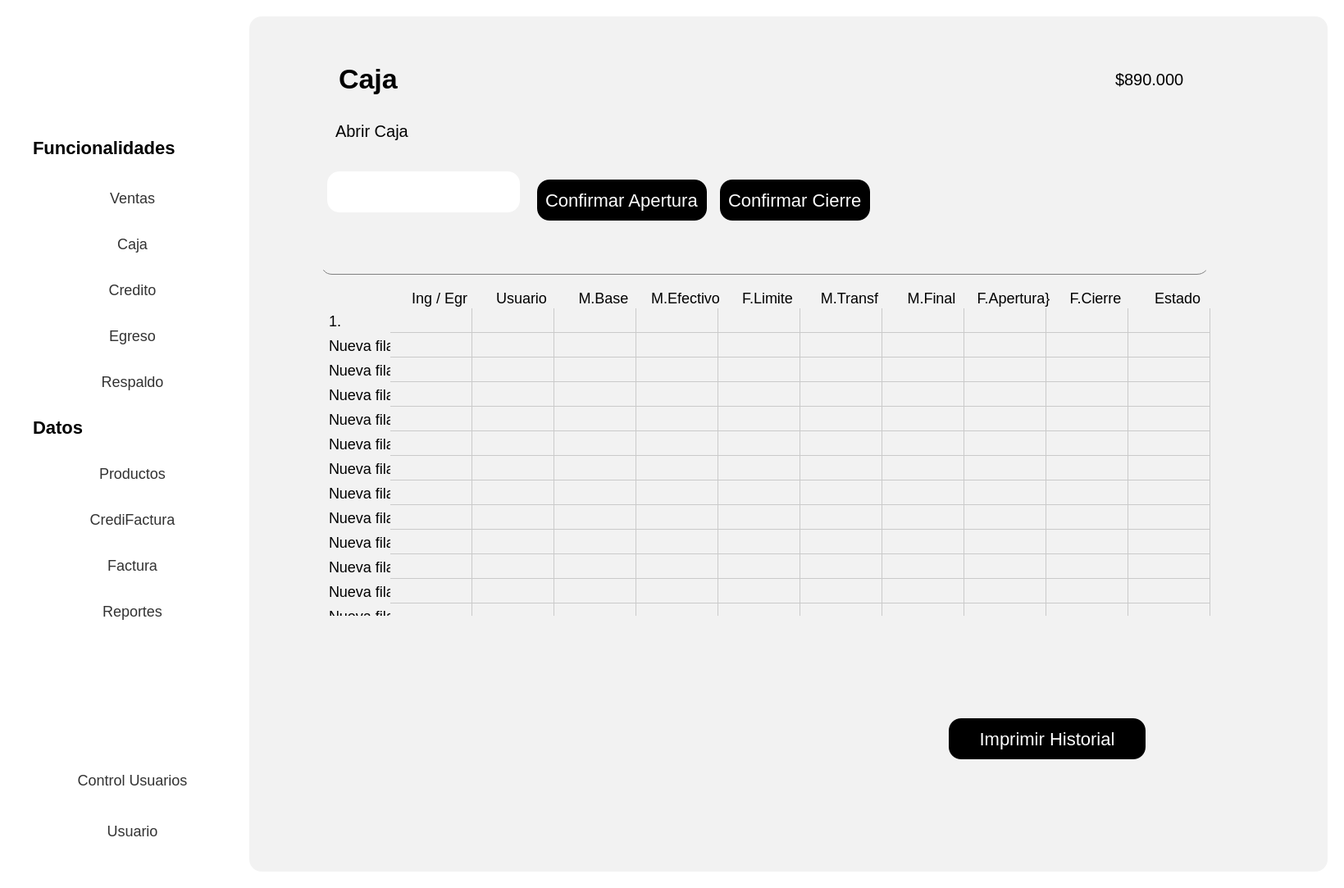
<?xml version="1.0" encoding="UTF-8"?>
<ui version="4.0">
 <class>Form</class>
 <widget class="QWidget" name="Form">
  <property name="geometry">
   <rect>
    <x>0</x>
    <y>0</y>
    <width>1639</width>
    <height>1083</height>
   </rect>
  </property>
  <property name="sizePolicy">
   <sizepolicy hsizetype="Preferred" vsizetype="Fixed">
    <horstretch>0</horstretch>
    <verstretch>0</verstretch>
   </sizepolicy>
  </property>
  <property name="windowTitle">
   <string>Form</string>
  </property>
  <property name="styleSheet">
   <string notr="true">background-color: rgb(255, 255, 255);
</string>
  </property>
  <layout class="QGridLayout" name="gridLayout_2">
   <item row="0" column="0">
    <widget class="QWidget" name="Contenedor" native="true">
     <property name="styleSheet">
      <string notr="true">
QPushButton {
    background-color: black; /* Fondo blanco */
    border: none; /* Sin borde ni decoración inicial */
    color:  white; /* Color del texto */
    border-radius: 15px; /* Bordes circulares */
    padding: 5px 10px; /* Espaciado interno para mejor apariencia */
	height: 40px; /* Altura del botón */
    text-align: center; /* Alinea el texto del botón a la izquierda */
    font-size: 18px; /* Tamaño de fuente */
	margin-top:20px;
}

QPushButton:hover {
    background-color: rgb(106, 106, 106); /* Gris claro al pasar el mouse */
    cursor: pointer; /* Cursor de mano al pasar sobre el botón */
}

QToolButton {
    background-color: white; /* Fondo blanco */
    border: none; /* Sin borde ni decoración inicial */
    color:  rgb(50, 50, 50); /* Color del texto */
    border-radius: 15px; /* Bordes circulares */
    padding: 5px 10px; /* Espaciado interno para mejor apariencia */
	height: 40px; /* Altura del botón */
    text-align: left; /* Alinea el texto del botón a la izquierda */
    font-size: 18px; /* Tamaño de fuente */
    cursor: pointer;
}

QToolButton:hover {
    background-color: #f2f2f2; /* Gris claro al pasar el mouse */
    cursor: pointer;
}
QLineEdit {
    background-color: rgb(255, 255, 255); /* Fondo blanco */
    border: none; /* Sin bordes visibles */
    padding: 4px; /* Espaciado interno entre el texto y los bordes */
    margin-right: 5px; /* Espaciado externo solo a la derecha */
    border-radius: 10px; /* Bordes redondeados */
    color: black; /* Texto negro */
    text-align: left; /* Texto alineado a la izquierda */
    font-size: 18px; /* Tamaño del texto */
}

/* Cuando el QLineEdit está enfocado (se está escribiendo) */
QLineEdit:focus {
    background-color: rgb(230, 230, 250); /* Color de fondo cuando el campo está activo */
    border: 1px solid rgb(0, 0, 0); /* Borde negro al estar activo */
}

QLabel {
    font-size: 20px; /* Tamaño de fuente */
    color:  black; /* Color del texto */
    margin-right: 10px; /* Espaciado a la derecha */
    padding: 5px; /* Espaciado interno */
    text-align: left; /* Alineación del texto a la izquierda */
}
QTableWidget {
    border: none;
    background-color: #ffffff; /* Fondo blanco para la tabla */
    box-shadow: 0 4px 8px rgba(0, 0, 0, 0.1); /* Sombra suave alrededor de la tabla */
}

QTableWidget::item {
    background-color: #f2f2f2; 
    border: none; 
    transition: background-color 0.3s ease; /* Suavizado de transición de color de fondo */
    pointer-events: none; /* Desactiva la interacción con las celdas (como editar) */
}

QTableWidget::item:selected {
    background-color: #aad4ff; /* Color azul claro para celdas seleccionadas */
    color: black; /* Texto negro para celdas seleccionadas */
}

QTableWidget::item:hover {
    background-color: #e6e6e6; /* Color de fondo al pasar el cursor sobre las celdas */
}

QHeaderView::section {
    border: none; 
    background-color: #f2f2f2; 
    font-weight: normal; /* No negritas */
    text-align: center; /* Centrado del texto en los encabezados */
    box-shadow: 0 2px 4px rgba(0, 0, 0, 0.1); /* Sombra suave para los encabezados */
}

QHeaderView::section:focus {
    background-color: #f2f2f2; /* Sin color de fondo cuando está en foco */
    border: none; /* Sin borde cuando está en foco */
}

QTableWidget::item:focus {
    border: none; /* Sin borde cuando las celdas tienen el foco */
    background-color: #f2f2f2; /* Mantener el fondo sin color azul */
}

QTableCornerButton::section {
    background-color: #f2f2f2; 
    border: none; 
}

QTableWidget::verticalHeader {
    background-color: #f2f2f2;
    border: none;
    font-weight: normal; /* No negritas */
}

QTableWidget::item:hover {
    background-color: #e6e6e6; /* Color de fondo al pasar el cursor sobre las celdas */
}

/* Personalización de la barra de desplazamiento */
QScrollBar:vertical {
    border: none;
    background: #f7f7f7; /* Fondo de la barra */
    width: 8px; /* Barra más delgada */
    border-radius: 4px; /* Bordes más redondeados */
}

QScrollBar::handle:vertical {
    background: #bbb; /* Fondo del control deslizante */
    min-height: 20px; /* Control deslizante más delgado */
    border-radius: 4px; /* Bordes redondeados */
    transition: background-color 0.3s ease; /* Transición suave para el cambio de color */
}

QScrollBar::handle:vertical:hover {
    background: #888; /* Color más oscuro cuando el control deslizante está siendo desplazado */
}

QScrollBar::add-line:vertical, QScrollBar::sub-line:vertical {
    border: none;
    background: #f2f2f2; /* Fondo para los botones de la barra */
    height: 0px; /* Sin altura para los botones */
}

QScrollBar:horizontal {
    border: none;
    background: #f7f7f7; /* Fondo de la barra */
    height: 8px; /* Barra más delgada */
    border-radius: 4px; /* Bordes más redondeados */
}

QScrollBar::handle:horizontal {
    background: #bbb; /* Fondo del control deslizante */
    min-width: 20px; /* Control deslizante más delgado */
    border-radius: 4px; /* Bordes redondeados */
    transition: background-color 0.3s ease; /* Transición suave para el cambio de color */
}

QScrollBar::handle:horizontal:hover {
    background: #888; /* Color más oscuro cuando el control deslizante está siendo desplazado */
}

QScrollBar::add-line:horizontal, QScrollBar::sub-line:horizontal {
    border: none;
    background: #f2f2f2; /* Fondo para los botones de la barra */
    width: 0px; /* Sin ancho para los botones */
}


</string>
     </property>
     <layout class="QHBoxLayout" name="horizontalLayout_2">
      <item>
       <widget class="QWidget" name="Navbar" native="true">
        <property name="sizePolicy">
         <sizepolicy hsizetype="Fixed" vsizetype="Preferred">
          <horstretch>0</horstretch>
          <verstretch>0</verstretch>
         </sizepolicy>
        </property>
        <property name="minimumSize">
         <size>
          <width>250</width>
          <height>0</height>
         </size>
        </property>
        <property name="styleSheet">
         <string notr="true">#navbar {
    background-color: white; /* Fondo blanco */
    border-right: 1px solid black; /* Borde negro en el lado derecho */
}
</string>
        </property>
        <layout class="QVBoxLayout" name="verticalLayout">
         <item>
          <widget class="QLabel" name="LabelImgNavbar">
           <property name="enabled">
            <bool>true</bool>
           </property>
           <property name="sizePolicy">
            <sizepolicy hsizetype="Fixed" vsizetype="Fixed">
             <horstretch>50</horstretch>
             <verstretch>50</verstretch>
            </sizepolicy>
           </property>
           <property name="minimumSize">
            <size>
             <width>100</width>
             <height>50</height>
            </size>
           </property>
           <property name="maximumSize">
            <size>
             <width>260</width>
             <height>70</height>
            </size>
           </property>
           <property name="styleSheet">
            <string notr="true">#LabelImg {
    background-position: center;
    background-repeat: no-repeat;
    background-size: 100% 100%; /* Ajusta la imagen para que ocupe todo el área del label */
    height: 200px; /* Ajusta la altura del QLabel */
    width: 300px; /* Ajusta el ancho del QLabel */
}
</string>
           </property>
           <property name="text">
            <string/>
           </property>
           <property name="pixmap">
            <pixmap>../../assets/Letras-sinfondo.png</pixmap>
           </property>
           <property name="scaledContents">
            <bool>true</bool>
           </property>
          </widget>
         </item>
         <item>
          <spacer name="verticalSpacer_2">
           <property name="orientation">
            <enum>Qt::Vertical</enum>
           </property>
           <property name="sizeType">
            <enum>QSizePolicy::Fixed</enum>
           </property>
           <property name="sizeHint" stdset="0">
            <size>
             <width>20</width>
             <height>30</height>
            </size>
           </property>
          </spacer>
         </item>
         <item>
          <widget class="QLabel" name="LabelFuncionalidades">
           <property name="sizePolicy">
            <sizepolicy hsizetype="Fixed" vsizetype="Fixed">
             <horstretch>0</horstretch>
             <verstretch>0</verstretch>
            </sizepolicy>
           </property>
           <property name="minimumSize">
            <size>
             <width>250</width>
             <height>30</height>
            </size>
           </property>
           <property name="maximumSize">
            <size>
             <width>300</width>
             <height>50</height>
            </size>
           </property>
           <property name="styleSheet">
            <string notr="true">#LabelFuncionalidades {
    font-weight: bold; /* Negrita */
    font-size: 22px; /* Tamaño de fuente */
}
</string>
           </property>
           <property name="text">
            <string>Funcionalidades</string>
           </property>
          </widget>
         </item>
         <item>
          <widget class="QToolButton" name="BtnVentas">
           <property name="sizePolicy">
            <sizepolicy hsizetype="Preferred" vsizetype="Fixed">
             <horstretch>0</horstretch>
             <verstretch>0</verstretch>
            </sizepolicy>
           </property>
           <property name="minimumSize">
            <size>
             <width>0</width>
             <height>0</height>
            </size>
           </property>
           <property name="maximumSize">
            <size>
             <width>16777215</width>
             <height>40</height>
            </size>
           </property>
           <property name="cursor">
            <cursorShape>PointingHandCursor</cursorShape>
           </property>
           <property name="toolTip">
            <string>&lt;html&gt;&lt;head/&gt;&lt;body&gt;&lt;p align=&quot;center&quot;&gt;&lt;br/&gt;&lt;/p&gt;&lt;/body&gt;&lt;/html&gt;</string>
           </property>
           <property name="styleSheet">
            <string notr="true">
    padding-left: 10px; /* Distancia entre icono y borde izquierdo */
    text-align: right; /* Texto más hacia la derecha */

</string>
           </property>
           <property name="text">
            <string>   Ventas</string>
           </property>
           <property name="icon">
            <iconset>
             <normaloff>../../assets/iconos/ventas.png</normaloff>../../assets/iconos/ventas.png</iconset>
           </property>
           <property name="iconSize">
            <size>
             <width>30</width>
             <height>30</height>
            </size>
           </property>
           <property name="toolButtonStyle">
            <enum>Qt::ToolButtonTextBesideIcon</enum>
           </property>
           <property name="autoRaise">
            <bool>false</bool>
           </property>
          </widget>
         </item>
         <item>
          <widget class="QToolButton" name="BtnCaja">
           <property name="sizePolicy">
            <sizepolicy hsizetype="Preferred" vsizetype="Fixed">
             <horstretch>0</horstretch>
             <verstretch>0</verstretch>
            </sizepolicy>
           </property>
           <property name="maximumSize">
            <size>
             <width>16777215</width>
             <height>40</height>
            </size>
           </property>
           <property name="cursor">
            <cursorShape>PointingHandCursor</cursorShape>
           </property>
           <property name="styleSheet">
            <string notr="true"/>
           </property>
           <property name="text">
            <string>   Caja</string>
           </property>
           <property name="icon">
            <iconset>
             <normaloff>../../assets/iconos/Caja.png</normaloff>../../assets/iconos/Caja.png</iconset>
           </property>
           <property name="iconSize">
            <size>
             <width>30</width>
             <height>30</height>
            </size>
           </property>
           <property name="toolButtonStyle">
            <enum>Qt::ToolButtonTextBesideIcon</enum>
           </property>
          </widget>
         </item>
         <item>
          <widget class="QToolButton" name="BtnCredito">
           <property name="sizePolicy">
            <sizepolicy hsizetype="Preferred" vsizetype="Fixed">
             <horstretch>0</horstretch>
             <verstretch>0</verstretch>
            </sizepolicy>
           </property>
           <property name="maximumSize">
            <size>
             <width>16777215</width>
             <height>40</height>
            </size>
           </property>
           <property name="cursor">
            <cursorShape>PointingHandCursor</cursorShape>
           </property>
           <property name="text">
            <string>   Credito</string>
           </property>
           <property name="icon">
            <iconset>
             <normaloff>../../assets/iconos/Credito.png</normaloff>../../assets/iconos/Credito.png</iconset>
           </property>
           <property name="iconSize">
            <size>
             <width>30</width>
             <height>30</height>
            </size>
           </property>
           <property name="toolButtonStyle">
            <enum>Qt::ToolButtonTextBesideIcon</enum>
           </property>
          </widget>
         </item>
         <item>
          <widget class="QToolButton" name="BtnEgreso">
           <property name="sizePolicy">
            <sizepolicy hsizetype="Preferred" vsizetype="Fixed">
             <horstretch>0</horstretch>
             <verstretch>0</verstretch>
            </sizepolicy>
           </property>
           <property name="maximumSize">
            <size>
             <width>16777215</width>
             <height>40</height>
            </size>
           </property>
           <property name="cursor">
            <cursorShape>PointingHandCursor</cursorShape>
           </property>
           <property name="text">
            <string>   Egreso</string>
           </property>
           <property name="icon">
            <iconset>
             <normaloff>../../assets/iconos/Egreso.png</normaloff>../../assets/iconos/Egreso.png</iconset>
           </property>
           <property name="iconSize">
            <size>
             <width>30</width>
             <height>30</height>
            </size>
           </property>
           <property name="toolButtonStyle">
            <enum>Qt::ToolButtonTextBesideIcon</enum>
           </property>
          </widget>
         </item>
         <item>
          <widget class="QToolButton" name="BtnRespaldo">
           <property name="sizePolicy">
            <sizepolicy hsizetype="Preferred" vsizetype="Fixed">
             <horstretch>0</horstretch>
             <verstretch>0</verstretch>
            </sizepolicy>
           </property>
           <property name="maximumSize">
            <size>
             <width>16777215</width>
             <height>40</height>
            </size>
           </property>
           <property name="cursor">
            <cursorShape>PointingHandCursor</cursorShape>
           </property>
           <property name="text">
            <string>   Respaldo</string>
           </property>
           <property name="icon">
            <iconset>
             <normaloff>../../assets/iconos/Respaldo.png</normaloff>../../assets/iconos/Respaldo.png</iconset>
           </property>
           <property name="iconSize">
            <size>
             <width>30</width>
             <height>30</height>
            </size>
           </property>
           <property name="toolButtonStyle">
            <enum>Qt::ToolButtonTextBesideIcon</enum>
           </property>
          </widget>
         </item>
         <item>
          <widget class="QLabel" name="LabelDatos">
           <property name="sizePolicy">
            <sizepolicy hsizetype="Fixed" vsizetype="Fixed">
             <horstretch>0</horstretch>
             <verstretch>0</verstretch>
            </sizepolicy>
           </property>
           <property name="minimumSize">
            <size>
             <width>250</width>
             <height>40</height>
            </size>
           </property>
           <property name="maximumSize">
            <size>
             <width>250</width>
             <height>40</height>
            </size>
           </property>
           <property name="styleSheet">
            <string notr="true">#LabelDatos {
    font-weight: bold; /* Negrita */
    font-size: 22px; /* Tamaño de fuente */
}
</string>
           </property>
           <property name="text">
            <string>Datos</string>
           </property>
          </widget>
         </item>
         <item>
          <widget class="QToolButton" name="BtnProductos">
           <property name="sizePolicy">
            <sizepolicy hsizetype="Preferred" vsizetype="Fixed">
             <horstretch>0</horstretch>
             <verstretch>0</verstretch>
            </sizepolicy>
           </property>
           <property name="maximumSize">
            <size>
             <width>16777215</width>
             <height>40</height>
            </size>
           </property>
           <property name="cursor">
            <cursorShape>PointingHandCursor</cursorShape>
           </property>
           <property name="text">
            <string>   Productos</string>
           </property>
           <property name="icon">
            <iconset>
             <normaloff>../../assets/iconos/Productos.png</normaloff>../../assets/iconos/Productos.png</iconset>
           </property>
           <property name="iconSize">
            <size>
             <width>30</width>
             <height>30</height>
            </size>
           </property>
           <property name="toolButtonStyle">
            <enum>Qt::ToolButtonTextBesideIcon</enum>
           </property>
          </widget>
         </item>
         <item>
          <widget class="QToolButton" name="BtnCrediFactura">
           <property name="sizePolicy">
            <sizepolicy hsizetype="Preferred" vsizetype="Fixed">
             <horstretch>0</horstretch>
             <verstretch>0</verstretch>
            </sizepolicy>
           </property>
           <property name="maximumSize">
            <size>
             <width>16777215</width>
             <height>40</height>
            </size>
           </property>
           <property name="cursor">
            <cursorShape>PointingHandCursor</cursorShape>
           </property>
           <property name="text">
            <string>   CrediFactura</string>
           </property>
           <property name="icon">
            <iconset>
             <normaloff>../../assets/iconos/CrediFactura.png</normaloff>../../assets/iconos/CrediFactura.png</iconset>
           </property>
           <property name="iconSize">
            <size>
             <width>30</width>
             <height>30</height>
            </size>
           </property>
           <property name="toolButtonStyle">
            <enum>Qt::ToolButtonTextBesideIcon</enum>
           </property>
          </widget>
         </item>
         <item>
          <widget class="QToolButton" name="BtnFacturas">
           <property name="sizePolicy">
            <sizepolicy hsizetype="Preferred" vsizetype="Fixed">
             <horstretch>0</horstretch>
             <verstretch>0</verstretch>
            </sizepolicy>
           </property>
           <property name="maximumSize">
            <size>
             <width>16777215</width>
             <height>40</height>
            </size>
           </property>
           <property name="cursor">
            <cursorShape>PointingHandCursor</cursorShape>
           </property>
           <property name="text">
            <string>   Factura</string>
           </property>
           <property name="icon">
            <iconset>
             <normaloff>../../assets/iconos/Facturas.png</normaloff>../../assets/iconos/Facturas.png</iconset>
           </property>
           <property name="iconSize">
            <size>
             <width>30</width>
             <height>30</height>
            </size>
           </property>
           <property name="toolButtonStyle">
            <enum>Qt::ToolButtonTextBesideIcon</enum>
           </property>
          </widget>
         </item>
         <item>
          <widget class="QToolButton" name="BtnReportes">
           <property name="sizePolicy">
            <sizepolicy hsizetype="Preferred" vsizetype="Fixed">
             <horstretch>0</horstretch>
             <verstretch>0</verstretch>
            </sizepolicy>
           </property>
           <property name="maximumSize">
            <size>
             <width>16777215</width>
             <height>40</height>
            </size>
           </property>
           <property name="cursor">
            <cursorShape>PointingHandCursor</cursorShape>
           </property>
           <property name="text">
            <string>   Reportes</string>
           </property>
           <property name="icon">
            <iconset>
             <normaloff>../../assets/iconos/Reportes.png</normaloff>../../assets/iconos/Reportes.png</iconset>
           </property>
           <property name="iconSize">
            <size>
             <width>30</width>
             <height>30</height>
            </size>
           </property>
           <property name="toolButtonStyle">
            <enum>Qt::ToolButtonTextBesideIcon</enum>
           </property>
          </widget>
         </item>
         <item>
          <spacer name="verticalSpacer">
           <property name="orientation">
            <enum>Qt::Vertical</enum>
           </property>
           <property name="sizeType">
            <enum>QSizePolicy::Fixed</enum>
           </property>
           <property name="sizeHint" stdset="0">
            <size>
             <width>20</width>
             <height>150</height>
            </size>
           </property>
          </spacer>
         </item>
         <item>
          <widget class="QToolButton" name="BtnControlUsuario">
           <property name="sizePolicy">
            <sizepolicy hsizetype="Preferred" vsizetype="Fixed">
             <horstretch>0</horstretch>
             <verstretch>0</verstretch>
            </sizepolicy>
           </property>
           <property name="maximumSize">
            <size>
             <width>16777215</width>
             <height>40</height>
            </size>
           </property>
           <property name="styleSheet">
            <string notr="true"/>
           </property>
           <property name="text">
            <string>   Control Usuarios</string>
           </property>
           <property name="icon">
            <iconset>
             <normaloff>../../assets/iconos/Usuarios.png</normaloff>../../assets/iconos/Usuarios.png</iconset>
           </property>
           <property name="iconSize">
            <size>
             <width>30</width>
             <height>30</height>
            </size>
           </property>
           <property name="toolButtonStyle">
            <enum>Qt::ToolButtonTextBesideIcon</enum>
           </property>
          </widget>
         </item>
         <item>
          <widget class="QToolButton" name="BtnUsuario">
           <property name="sizePolicy">
            <sizepolicy hsizetype="Preferred" vsizetype="Fixed">
             <horstretch>0</horstretch>
             <verstretch>0</verstretch>
            </sizepolicy>
           </property>
           <property name="maximumSize">
            <size>
             <width>16777215</width>
             <height>16777215</height>
            </size>
           </property>
           <property name="styleSheet">
            <string notr="true">background-color: rgb(255, 255, 255);
</string>
           </property>
           <property name="text">
            <string>   Usuario</string>
           </property>
           <property name="icon">
            <iconset>
             <normaloff>../../assets/iconos/perfil.png</normaloff>../../assets/iconos/perfil.png</iconset>
           </property>
           <property name="iconSize">
            <size>
             <width>60</width>
             <height>60</height>
            </size>
           </property>
           <property name="toolButtonStyle">
            <enum>Qt::ToolButtonTextBesideIcon</enum>
           </property>
          </widget>
         </item>
        </layout>
       </widget>
      </item>
      <item>
       <widget class="QWidget" name="Contenido" native="true">
        <property name="styleSheet">
         <string notr="true">margin-left:10px;
border-radius:15px;
background-color: #f2f2f2; 
</string>
        </property>
        <layout class="QVBoxLayout" name="verticalLayout_2">
         <item>
          <widget class="QWidget" name="widget" native="true">
           <property name="styleSheet">
            <string notr="true"/>
           </property>
           <layout class="QVBoxLayout" name="verticalLayout_3">
            <item alignment="Qt::AlignHCenter">
             <widget class="QFrame" name="frame_2">
              <property name="sizePolicy">
               <sizepolicy hsizetype="Fixed" vsizetype="Fixed">
                <horstretch>0</horstretch>
                <verstretch>0</verstretch>
               </sizepolicy>
              </property>
              <property name="minimumSize">
               <size>
                <width>1200</width>
                <height>250</height>
               </size>
              </property>
              <property name="styleSheet">
               <string notr="true"/>
              </property>
              <layout class="QGridLayout" name="gridLayout_4">
               <item row="2" column="0">
                <widget class="QLineEdit" name="InputBuscador">
                 <property name="sizePolicy">
                  <sizepolicy hsizetype="Fixed" vsizetype="Fixed">
                   <horstretch>0</horstretch>
                   <verstretch>0</verstretch>
                  </sizepolicy>
                 </property>
                 <property name="minimumSize">
                  <size>
                   <width>1100</width>
                   <height>0</height>
                  </size>
                 </property>
                 <property name="styleSheet">
                  <string notr="true">QLineEdit {
    border: none;
    border-bottom: 0.5px solid gray;
}

QLineEdit:focus {
    border: none;
    border-bottom: 1.5px solid black; /* Cambia el color y grosor según desees */
}
</string>
                 </property>
                 <property name="text">
                  <string/>
                 </property>
                </widget>
               </item>
               <item row="0" column="0">
                <widget class="QWidget" name="widget_3" native="true">
                 <property name="sizePolicy">
                  <sizepolicy hsizetype="Fixed" vsizetype="Fixed">
                   <horstretch>0</horstretch>
                   <verstretch>0</verstretch>
                  </sizepolicy>
                 </property>
                 <property name="minimumSize">
                  <size>
                   <width>1100</width>
                   <height>250</height>
                  </size>
                 </property>
                 <property name="styleSheet">
                  <string notr="true"/>
                 </property>
                 <layout class="QGridLayout" name="gridLayout_3">
                  <item row="2" column="2">
                   <widget class="QPushButton" name="BtnCajaCierre">
                    <property name="sizePolicy">
                     <sizepolicy hsizetype="Fixed" vsizetype="Fixed">
                      <horstretch>0</horstretch>
                      <verstretch>0</verstretch>
                     </sizepolicy>
                    </property>
                    <property name="styleSheet">
                     <string notr="true">QPushButton {
    background-color: black; /* Fondo blanco */
    border: none; /* Sin borde ni decoración inicial */
    color:  white;
    border-radius: 15px; /* Bordes circulares */
    padding: 5px 10px; /* Espaciado interno para mejor apariencia */
	height: 40px; /* Altura del botón */
    text-align: left; /* Alinea el texto del botón a la izquierda */
    font-size: 22px; /* Tamaño de fuente */
    cursor: pointer;
}

QPushButton:hover {

    background-color: rgb(106, 106, 106); /* Gris claro al pasar el mouse */
    cursor: pointer;
}</string>
                    </property>
                    <property name="text">
                     <string>Confirmar Cierre</string>
                    </property>
                   </widget>
                  </item>
                  <item row="1" column="3">
                   <widget class="QLabel" name="label_7">
                    <property name="text">
                     <string/>
                    </property>
                   </widget>
                  </item>
                  <item row="1" column="5">
                   <widget class="QLabel" name="label_6">
                    <property name="text">
                     <string/>
                    </property>
                   </widget>
                  </item>
                  <item row="0" column="5">
                   <widget class="QLabel" name="LabelCajaMontoTotal">
                    <property name="styleSheet">
                     <string notr="true">#LabelMontoTotal {
    font-size: 34px; /* Tamaño de fuente */
}
</string>
                    </property>
                    <property name="text">
                     <string>$890.000</string>
                    </property>
                   </widget>
                  </item>
                  <item row="0" column="0">
                   <widget class="QLabel" name="LabelCaja">
                    <property name="sizePolicy">
                     <sizepolicy hsizetype="Fixed" vsizetype="Fixed">
                      <horstretch>0</horstretch>
                      <verstretch>0</verstretch>
                     </sizepolicy>
                    </property>
                    <property name="styleSheet">
                     <string notr="true">#LabelCaja
 {
    font-weight: bold; /* Negrita */
    font-size: 34px; /* Tamaño de fuente */
}
</string>
                    </property>
                    <property name="text">
                     <string>Caja</string>
                    </property>
                   </widget>
                  </item>
                  <item row="2" column="0">
                   <widget class="QLineEdit" name="InputMontoCaja">
                    <property name="sizePolicy">
                     <sizepolicy hsizetype="Fixed" vsizetype="Fixed">
                      <horstretch>0</horstretch>
                      <verstretch>0</verstretch>
                     </sizepolicy>
                    </property>
                    <property name="minimumSize">
                     <size>
                      <width>250</width>
                      <height>50</height>
                     </size>
                    </property>
                    <property name="styleSheet">
                     <string notr="true">
background-color: rgb(255, 255, 255);</string>
                    </property>
                   </widget>
                  </item>
                  <item row="2" column="1">
                   <widget class="QPushButton" name="BtnCajaApertura">
                    <property name="sizePolicy">
                     <sizepolicy hsizetype="Fixed" vsizetype="Fixed">
                      <horstretch>0</horstretch>
                      <verstretch>0</verstretch>
                     </sizepolicy>
                    </property>
                    <property name="styleSheet">
                     <string notr="true">QPushButton {
    background-color: black; /* Fondo blanco */
    border: none; /* Sin borde ni decoración inicial */
    color:  white;
    border-radius: 15px; /* Bordes circulares */
    padding: 5px 10px; /* Espaciado interno para mejor apariencia */
	height: 40px; /* Altura del botón */
    text-align: left; /* Alinea el texto del botón a la izquierda */
    font-size: 22px; /* Tamaño de fuente */
    cursor: pointer;
}

QPushButton:hover {

    background-color: rgb(106, 106, 106); /* Gris claro al pasar el mouse */
    cursor: pointer;
}</string>
                    </property>
                    <property name="text">
                     <string>Confirmar Apertura</string>
                    </property>
                   </widget>
                  </item>
                  <item row="1" column="0">
                   <widget class="QLabel" name="label_2">
                    <property name="sizePolicy">
                     <sizepolicy hsizetype="Fixed" vsizetype="Fixed">
                      <horstretch>0</horstretch>
                      <verstretch>0</verstretch>
                     </sizepolicy>
                    </property>
                    <property name="text">
                     <string>Abrir Caja</string>
                    </property>
                   </widget>
                  </item>
                  <item row="1" column="4">
                   <widget class="QLabel" name="label_8">
                    <property name="text">
                     <string/>
                    </property>
                   </widget>
                  </item>
                 </layout>
                </widget>
               </item>
               <item row="2" column="1">
                <widget class="QLabel" name="label_11">
                 <property name="sizePolicy">
                  <sizepolicy hsizetype="Fixed" vsizetype="Fixed">
                   <horstretch>0</horstretch>
                   <verstretch>0</verstretch>
                  </sizepolicy>
                 </property>
                 <property name="maximumSize">
                  <size>
                   <width>50</width>
                   <height>35</height>
                  </size>
                 </property>
                 <property name="text">
                  <string/>
                 </property>
                 <property name="pixmap">
                  <pixmap>../../assets/iconos/buscar.png</pixmap>
                 </property>
                 <property name="scaledContents">
                  <bool>true</bool>
                 </property>
                </widget>
               </item>
              </layout>
             </widget>
            </item>
            <item alignment="Qt::AlignHCenter|Qt::AlignVCenter">
             <widget class="QTableWidget" name="TablaCaja">
              <property name="sizePolicy">
               <sizepolicy hsizetype="Fixed" vsizetype="Fixed">
                <horstretch>0</horstretch>
                <verstretch>0</verstretch>
               </sizepolicy>
              </property>
              <property name="minimumSize">
               <size>
                <width>1150</width>
                <height>400</height>
               </size>
              </property>
              <property name="font">
               <font>
                <family>MS Shell Dlg 2</family>
                <pointsize>11</pointsize>
                <weight>75</weight>
                <bold>true</bold>
               </font>
              </property>
              <property name="styleSheet">
               <string notr="true">
QTableWidget {
    border: none;
    box-shadow: 0 4px 8px rgba(0, 0, 0, 0.1); /* Sombra suave alrededor de la tabla */
}

QTableWidget::item {
    background-color: #f2f2f2; 
    border: none; 
    font-size: 18px; /* Tamaño de letra */
    transition: background-color 0.3s ease; /* Suavizado de transición de color de fondo */
    pointer-events: none; /* Desactiva la interacción con las celdas (como editar) */
}

QTableWidget::item:selected {
    background-color: #aad4ff; /* Color azul claro para celdas seleccionadas */
    color: black; /* Texto negro para celdas seleccionadas */
}

QTableWidget::item:hover {
    background-color: #e6e6e6; /* Color de fondo al pasar el cursor sobre las celdas */
}

QHeaderView::section {
    border: none; 
    background-color: #f2f2f2; 
    font-size: 18px; /* Tamaño de letra */
    font-weight: normal; /* No negritas */
    text-align: center; /* Centrado del texto en los encabezados */
    box-shadow: 0 2px 4px rgba(0, 0, 0, 0.1); /* Sombra suave para los encabezados */
}

QHeaderView::section:focus {
    background-color: #f2f2f2; /* Sin color de fondo cuando está en foco */
    border: none; /* Sin borde cuando está en foco */
}

QTableWidget::item:focus {
    border: none; /* Sin borde cuando las celdas tienen el foco */
    background-color: #f2f2f2; /* Mantener el fondo sin color azul */
}

QTableCornerButton::section {
    background-color: #f2f2f2; 
    border: none; 
}

QTableWidget::verticalHeader {
    background-color: #f2f2f2;
    font-size: 23px;
    border: none;
    font-weight: normal; /* No negritas */
}

QTableWidget::item:hover {
    background-color: #e6e6e6; /* Color de fondo al pasar el cursor sobre las celdas */
}
/* Personalización de la barra de desplazamiento */
QScrollBar:vertical {
    border: none;
    background: #f7f7f7; /* Fondo de la barra */
    width: 8px; /* Barra más delgada */
    border-radius: 4px; /* Bordes más redondeados */
    margin: 0px 2px 0px 0px; /* Un pequeño margen para el desplazamiento */
}

QScrollBar::handle:vertical {
    background: #bbb; /* Fondo del control deslizante */
    min-height: 20px; /* Control deslizante más delgado */
    border-radius: 4px; /* Bordes redondeados */
    transition: background-color 0.3s ease; /* Transición suave para el cambio de color */
}

QScrollBar::handle:vertical:hover {
    background: #888; /* Color más oscuro cuando el control deslizante está siendo desplazado */
}

QScrollBar::add-line:vertical, QScrollBar::sub-line:vertical {
    border: none;
    background: #f2f2f2; /* Fondo para los botones de la barra */
    height: 0px; /* Sin altura para los botones */
}

QScrollBar:horizontal {
    border: none;
    background: #f7f7f7; /* Fondo de la barra */
    height: 8px; /* Barra más delgada */
    border-radius: 4px; /* Bordes más redondeados */
    margin: 0px 0px 2px 0px; /* Un pequeño margen para el desplazamiento */
}

QScrollBar::handle:horizontal {
    background: #bbb; /* Fondo del control deslizante */
    min-width: 20px; /* Control deslizante más delgado */
    border-radius: 4px; /* Bordes redondeados */
    transition: background-color 0.3s ease; /* Transición suave para el cambio de color */
}

QScrollBar::handle:horizontal:hover {
    background: #888; /* Color más oscuro cuando el control deslizante está siendo desplazado */
}
</string>
              </property>
              <row>
               <property name="text">
                <string>1.</string>
               </property>
              </row>
              <row>
               <property name="text">
                <string>Nueva fila</string>
               </property>
              </row>
              <row>
               <property name="text">
                <string>Nueva fila</string>
               </property>
              </row>
              <row>
               <property name="text">
                <string>Nueva fila</string>
               </property>
              </row>
              <row>
               <property name="text">
                <string>Nueva fila</string>
               </property>
              </row>
              <row>
               <property name="text">
                <string>Nueva fila</string>
               </property>
              </row>
              <row>
               <property name="text">
                <string>Nueva fila</string>
               </property>
              </row>
              <row>
               <property name="text">
                <string>Nueva fila</string>
               </property>
              </row>
              <row>
               <property name="text">
                <string>Nueva fila</string>
               </property>
              </row>
              <row>
               <property name="text">
                <string>Nueva fila</string>
               </property>
              </row>
              <row>
               <property name="text">
                <string>Nueva fila</string>
               </property>
              </row>
              <row>
               <property name="text">
                <string>Nueva fila</string>
               </property>
              </row>
              <row>
               <property name="text">
                <string>Nueva fila</string>
               </property>
              </row>
              <row>
               <property name="text">
                <string>New Row</string>
               </property>
              </row>
              <row>
               <property name="text">
                <string>New Row</string>
               </property>
              </row>
              <row>
               <property name="text">
                <string>New Row</string>
               </property>
              </row>
              <row>
               <property name="text">
                <string>New Row</string>
               </property>
              </row>
              <row>
               <property name="text">
                <string>New Row</string>
               </property>
              </row>
              <row>
               <property name="text">
                <string>New Row</string>
               </property>
              </row>
              <row>
               <property name="text">
                <string>New Row</string>
               </property>
              </row>
              <row>
               <property name="text">
                <string>New Row</string>
               </property>
              </row>
              <row>
               <property name="text">
                <string>New Row</string>
               </property>
              </row>
              <row>
               <property name="text">
                <string>New Row</string>
               </property>
              </row>
              <row>
               <property name="text">
                <string>New Row</string>
               </property>
              </row>
              <row>
               <property name="text">
                <string>New Row</string>
               </property>
              </row>
              <row>
               <property name="text">
                <string>New Row</string>
               </property>
              </row>
              <column>
               <property name="text">
                <string>Ing / Egr</string>
               </property>
               <property name="font">
                <font>
                 <kerning>false</kerning>
                </font>
               </property>
               <property name="textAlignment">
                <set>AlignCenter</set>
               </property>
              </column>
              <column>
               <property name="text">
                <string>Usuario</string>
               </property>
               <property name="textAlignment">
                <set>AlignCenter</set>
               </property>
              </column>
              <column>
               <property name="text">
                <string>M.Base</string>
               </property>
               <property name="textAlignment">
                <set>AlignCenter</set>
               </property>
              </column>
              <column>
               <property name="text">
                <string>M.Efectivo</string>
               </property>
               <property name="textAlignment">
                <set>AlignCenter</set>
               </property>
              </column>
              <column>
               <property name="text">
                <string>F.Limite</string>
               </property>
               <property name="textAlignment">
                <set>AlignCenter</set>
               </property>
              </column>
              <column>
               <property name="text">
                <string>M.Transf</string>
               </property>
               <property name="textAlignment">
                <set>AlignCenter</set>
               </property>
              </column>
              <column>
               <property name="text">
                <string>M.Final</string>
               </property>
               <property name="textAlignment">
                <set>AlignCenter</set>
               </property>
              </column>
              <column>
               <property name="text">
                <string>F.Apertura}</string>
               </property>
               <property name="textAlignment">
                <set>AlignCenter</set>
               </property>
              </column>
              <column>
               <property name="text">
                <string>F.Cierre</string>
               </property>
               <property name="textAlignment">
                <set>AlignCenter</set>
               </property>
              </column>
              <column>
               <property name="text">
                <string>Estado</string>
               </property>
               <property name="textAlignment">
                <set>AlignCenter</set>
               </property>
              </column>
             </widget>
            </item>
            <item alignment="Qt::AlignHCenter">
             <widget class="QWidget" name="widget_2" native="true">
              <property name="minimumSize">
               <size>
                <width>900</width>
                <height>0</height>
               </size>
              </property>
              <property name="styleSheet">
               <string notr="true"/>
              </property>
              <layout class="QGridLayout" name="gridLayout">
               <item row="0" column="2" alignment="Qt::AlignRight">
                <widget class="QToolButton" name="BtnCajaImprimir">
                 <property name="sizePolicy">
                  <sizepolicy hsizetype="Fixed" vsizetype="Fixed">
                   <horstretch>0</horstretch>
                   <verstretch>0</verstretch>
                  </sizepolicy>
                 </property>
                 <property name="minimumSize">
                  <size>
                   <width>250</width>
                   <height>50</height>
                  </size>
                 </property>
                 <property name="maximumSize">
                  <size>
                   <width>200</width>
                   <height>50</height>
                  </size>
                 </property>
                 <property name="styleSheet">
                  <string notr="true">QToolButton {
    background-color: black; /* Fondo blanco */
    border: none; /* Sin borde ni decoración inicial */
    color:  white;
    border-radius: 15px; /* Bordes circulares */
    padding: 5px 10px; /* Espaciado interno para mejor apariencia */
	height: 40px; /* Altura del botón */
    text-align: left; /* Alinea el texto del botón a la izquierda */
    font-size: 22px; /* Tamaño de fuente */
    cursor: pointer;
}

QToolButton:hover {

    background-color: rgb(106, 106, 106); /* Gris claro al pasar el mouse */
    cursor: pointer;
}</string>
                 </property>
                 <property name="text">
                  <string>Imprimir Historial</string>
                 </property>
                </widget>
               </item>
              </layout>
             </widget>
            </item>
           </layout>
          </widget>
         </item>
        </layout>
       </widget>
      </item>
     </layout>
    </widget>
   </item>
  </layout>
 </widget>
 <resources/>
 <connections/>
</ui>
